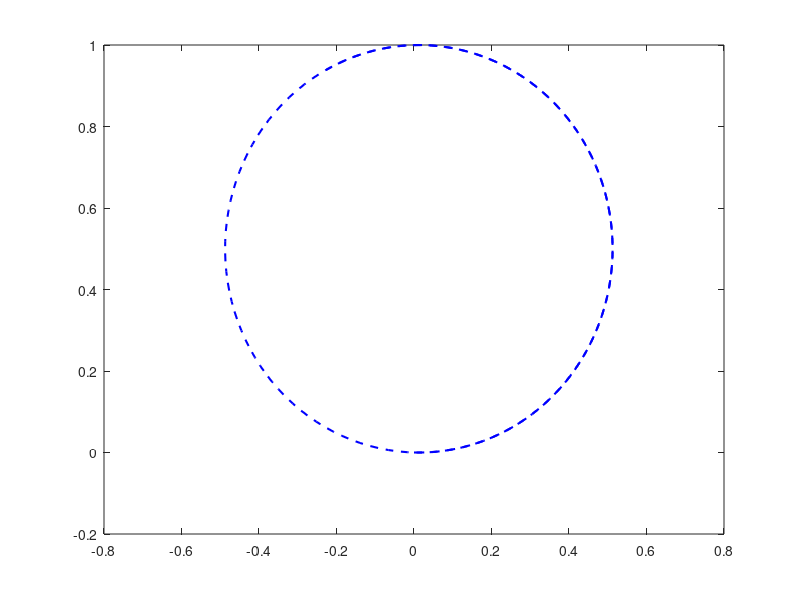

Write the MATLAB code that produced this figure. (Note: this script raises an error after producing the figure.)
%% Starting control with ADRC dynamic controller
clear
clc
N = 200;                 % Number of Iterations
T = 0.1;                 % Sampling time (sec.)

Vr = 0.25;               % Reference Linear velocity (m/s)
Wr = 0.5;                % Reference Angular velocity (rad/s)

% Initialize reference trajectory
xr = zeros(1, N);
yr = zeros(1, N);
theta_r = zeros(1, N);

% Initial conditions for reference
xr(1) = 0;
yr(1) = 0;
theta_r(1) = 0;

% Initialize robot measured states
xm = zeros(1, N); 
ym = zeros(1, N); 
theta_m = zeros(1, N);  

xm(1) = 0;
ym(1) = 0.5;   % Start along Y-axis (center of circle)
theta_m(1) = 0;

% Initialize dynamic model states
vm = zeros(1,N);    % actual linear velocity
wm = zeros(1,N);    % actual angular velocity

% Initialize vm_dot, wm_dot
vm_dot = zeros(1,N);
wm_dot = zeros(1,N);

% Control gains for Kinematic Controller & fuzzy T1
kx = 0.9;
ky = 0.9;
kth = 0.8;

kev=2;
kcev=0.1;
kuv=6;

kew=1.9;
kcew=0.1;
kuw=6;

% Save desired velocities
vd = zeros(1,N);
wd = zeros(1,N);

% ESO parameters
w0 = 6;
bo = 12;

% Initialize ESO states (for both linear and angular)
x1_v = 0;    % ESO state 1 for linear velocity
x2_v = 0;    % ESO state 2 for linear velocity (disturbance)

x1_w = 0;    % ESO state 1 for angular velocity
x2_w = 0;    % ESO state 2 for angular velocity (disturbance)

vdd=0;
wdd=0;
dv =0;
dw=0;
e_v_prev = 0;
e_w_prev = 0;


%%TSK FUZZY
% Rule 1: NE with NCE
c11=-0.5; s11u=0.25; s11l=0.15;
c21=-0.5; s21u=0.25; s21l=0.15;
% Rule 2: NE with ZCE
c12=-0.5; s12u=0.25; s12l=0.15;
c22=0; s22u=0.25; s22l=0.15;
% Rule 3: NE with PCE
c13=-0.5; s13u=0.25; s13l=0.15;
c23=0.5; s23u=0.25; s23l=0.15;

% Rule 4: ZE with NCE
c14=0; s14u=0.25; s14l=0.15;
c24=-0.5; s24u=0.25; s24l=0.15;
% Rule 5: ZE with ZCE
c15=0; s15u=0.25; s15l=0.15;
c25=0; s25u=0.25; s25l=0.15;
% Rule 6: ZE with PCE
c16=0; s16u=0.25; s16l=0.15;
c26=0.5; s26u=0.25; s26l=0.15;

% Rule 7: PE with NCE
c17=0.5; s17u=0.25; s17l=0.15;
c27=-0.5; s27u=0.25; s27l=0.15;
% Rule 8: PE with ZCE
c18=0.5; s18u=0.25; s18l=0.15;
c28=0; s28u=0.25; s28l=0.15;
% Rule 9: PE with PCE
c19=0.5; s19u=0.25; s19l=0.15;
c29=0.5; s29u=0.25; s29l=0.15;

% Parmeters of Rule Consequents (You can chose theses values between [0, 1]
a11=0.1; a21=0.9;
a12=1.5; a22=0.01; % changed a15 from 1 to 1.5  for step dis output
a13=0.5; a23=0.5;
a14=0.5; a24=1;
a15=0.9; a25=0.9; % changed a15 from 0.3 to 0.9  for step dis output
a16=0.2; a26=1;
a17=0.9; a27=0.9;
a18=1; a28=0;
a19=0.8; a29=0.2;


%% Parameters for dynamic model
k1 = 0.24089;
k2 = 0.2424;
k3 = -0.00093603;
k4 = 0.99629;
k5 = -0.0057256;
k6 = 1;

%% MAIN LOOP
for k = 2:N
    % Circle Change From 
    % if k==160
    % Wr=0.4;
    % end
    %% -------- Generate Reference Trajectory --------
    theta = theta_r(k-1);      % current reference orientation
    
    dx = cos(theta) * Vr * T;    % delta x
    dy = sin(theta) * Vr * T;    % delta y
    d_theta = Wr * T;            % delta theta
    
    xr(k) = xr(k-1) + dx;        
    yr(k) = yr(k-1) + dy;        
    theta_r(k) = theta_r(k-1) + d_theta;   
    theta_r(k) = atan2(sin(theta_r(k)), cos(theta_r(k)));
    %% -------- Kinematic Controller to compute vd, wd --------
    % Tracking error in robot frame
    ex = ( (xr(k) - xm(k-1)) * cos(theta_m(k-1)) ) + ( (yr(k) - ym(k-1)) * sin(theta_m(k-1)) );
    ey = -( (xr(k) - xm(k-1)) * sin(theta_m(k-1)) ) + ( (yr(k) - ym(k-1)) * cos(theta_m(k-1)) );
    etheta = theta_r(k) - theta_m(k-1);
    EX(k)=xr(k)- xm(k-1);
    EY(k)=yr(k) - ym(k-1);
    ETH(k)=theta_r(k) - theta_m(k-1);

    EX2(k) = ex^2;
    EY2(k) = ey^2;
    % Normalize etheta
    etheta = atan2(sin(etheta), cos(etheta));
    
    % Compute desired linear and angular velocities
    vd(k) = (kx * ex) + (Vr * cos(etheta));
    wd(k) = (ky * Vr * ey) + Wr + (kth * sin(etheta));
    
     %% =============== FLC for Linear ==================================
    ev=vd(k)-vm(k-1);
    cev= ev-e_v_prev;

    e_v= kev*ev;
    ce_v= kcev*cev;

    % Fuzzification and Rules
% Upper Rules
r1u=(exp(-0.5*((e_v-c11)/s11u)^2))*(exp(-0.5*((ce_v-c21)/s21u)^2));
r2u=(exp(-0.5*((e_v-c12)/s12u)^2))*(exp(-0.5*((ce_v-c22)/s22u)^2));
r3u=(exp(-0.5*((e_v-c13)/s13u)^2))*(exp(-0.5*((ce_v-c23)/s23u)^2));
r4u=(exp(-0.5*((e_v-c14)/s14u)^2))*(exp(-0.5*((ce_v-c24)/s24u)^2));
r5u=(exp(-0.5*((e_v-c15)/s15u)^2))*(exp(-0.5*((ce_v-c25)/s25u)^2));
r6u=(exp(-0.5*((e_v-c16)/s16u)^2))*(exp(-0.5*((ce_v-c26)/s26u)^2));
r7u=(exp(-0.5*((e_v-c17)/s17u)^2))*(exp(-0.5*((ce_v-c27)/s27u)^2));
r8u=(exp(-0.5*((e_v-c18)/s18u)^2))*(exp(-0.5*((ce_v-c28)/s28u)^2));
r9u=(exp(-0.5*((e_v-c19)/s19u)^2))*(exp(-0.5*((ce_v-c29)/s29u)^2));
% Lower Rules
r1l=(exp(-0.5*((e_v-c11)/s11l)^2))*(exp(-0.5*((ce_v-c21)/s21l)^2));
r2l=(exp(-0.5*((e_v-c12)/s12l)^2))*(exp(-0.5*((ce_v-c22)/s22l)^2));
r3l=(exp(-0.5*((e_v-c13)/s13l)^2))*(exp(-0.5*((ce_v-c23)/s23l)^2));
r4l=(exp(-0.5*((e_v-c14)/s14l)^2))*(exp(-0.5*((ce_v-c24)/s24l)^2));
r5l=(exp(-0.5*((e_v-c15)/s15l)^2))*(exp(-0.5*((ce_v-c25)/s25l)^2));
r6l=(exp(-0.5*((e_v-c16)/s16l)^2))*(exp(-0.5*((ce_v-c26)/s26l)^2));
r7l=(exp(-0.5*((e_v-c17)/s17l)^2))*(exp(-0.5*((ce_v-c27)/s27l)^2));
r8l=(exp(-0.5*((e_v-c18)/s18l)^2))*(exp(-0.5*((ce_v-c28)/s28l)^2));
r9l=(exp(-0.5*((e_v-c19)/s19l)^2))*(exp(-0.5*((ce_v-c29)/s29l)^2));
% Defuzzification
du1=a11*e_v+a21*ce_v;
du2=a12*e_v+a22*ce_v;
du3=a13*e_v+a23*ce_v;
du4=a14*e_v+a24*ce_v;
du5=a15*e_v+a25*ce_v;
du6=a16*e_v+a26*ce_v;
du7=a17*e_v+a27*ce_v;
du8=a18*e_v+a28*ce_v;
du9=a19*e_v+a29*ce_v;
denU=r1u+r2u+r3u+r4u+r5u+r6u+r7u+r8u+r9u;
denL=r1l+r2l+r3l+r4l+r5l+r6l+r7l+r8l+r9l;
numU=du1*r1u+du2*r2u+du3*r3u+du4*r4u+du5*r5u+du6*r6u+du7*r7u+du8*r8u+du9*r9u;
numL=du1*r1l+du2*r2l+du3*r3l+du4*r4l+du5*r5l+du6*r6l+du7*r7l+du8*r8l+du9*r9l;

if denU == 0
    dUV=0;
else
    dUV=numU/denU;  
end
if denL == 0
    dLV=0;
else
    dLV=numL/denL;  
end

u0_v=kuv*(dUV+dLV)*0.5;

   %% -------- ADRC for Linear Velocity Control --------
    
    % ESO Update (Linear velocity)
    e_eso_v = x1_v - vm(k-1);
    dx1_v = x2_v + (bo * vdd) - (2*w0)*e_eso_v;    % u=0 temporary
    dx2_v = -(w0^2) * e_eso_v;
    
    x1_v = x1_v + dx1_v * T;
    x2_v = x2_v + dx2_v * T;
    
    % Final control input for dynamic model
    vdd = 0.083 * (u0_v - x2_v);

    e_v_prev = ev;   % update for next iteration
    
     %% =============== FLC for Angular ==================================
    ew=wd(k)-wm(k-1);
    cew=ew-e_w_prev;
    
    e_w= kew*ew;
    ce_w= kcew*cew;
    
       % Fuzzification and Rules
% Upper Rules
r1u=(exp(-0.5*((e_w-c11)/s11u)^2))*(exp(-0.5*((ce_w-c21)/s21u)^2));
r2u=(exp(-0.5*((e_w-c12)/s12u)^2))*(exp(-0.5*((ce_w-c22)/s22u)^2));
r3u=(exp(-0.5*((e_w-c13)/s13u)^2))*(exp(-0.5*((ce_w-c23)/s23u)^2));
r4u=(exp(-0.5*((e_w-c14)/s14u)^2))*(exp(-0.5*((ce_w-c24)/s24u)^2));
r5u=(exp(-0.5*((e_w-c15)/s15u)^2))*(exp(-0.5*((ce_w-c25)/s25u)^2));
r6u=(exp(-0.5*((e_w-c16)/s16u)^2))*(exp(-0.5*((ce_w-c26)/s26u)^2));
r7u=(exp(-0.5*((e_w-c17)/s17u)^2))*(exp(-0.5*((ce_w-c27)/s27u)^2));
r8u=(exp(-0.5*((e_w-c18)/s18u)^2))*(exp(-0.5*((ce_w-c28)/s28u)^2));
r9u=(exp(-0.5*((e_w-c19)/s19u)^2))*(exp(-0.5*((ce_w-c29)/s29u)^2));
% Lower Rules
r1l=(exp(-0.5*((e_w-c11)/s11l)^2))*(exp(-0.5*((ce_w-c21)/s21l)^2));
r2l=(exp(-0.5*((e_w-c12)/s12l)^2))*(exp(-0.5*((ce_w-c22)/s22l)^2));
r3l=(exp(-0.5*((e_w-c13)/s13l)^2))*(exp(-0.5*((ce_w-c23)/s23l)^2));
r4l=(exp(-0.5*((e_w-c14)/s14l)^2))*(exp(-0.5*((ce_w-c24)/s24l)^2));
r5l=(exp(-0.5*((e_w-c15)/s15l)^2))*(exp(-0.5*((ce_w-c25)/s25l)^2));
r6l=(exp(-0.5*((e_w-c16)/s16l)^2))*(exp(-0.5*((ce_w-c26)/s26l)^2));
r7l=(exp(-0.5*((e_w-c17)/s17l)^2))*(exp(-0.5*((ce_w-c27)/s27l)^2));
r8l=(exp(-0.5*((e_w-c18)/s18l)^2))*(exp(-0.5*((ce_w-c28)/s28l)^2));
r9l=(exp(-0.5*((e_w-c19)/s19l)^2))*(exp(-0.5*((ce_w-c29)/s29l)^2));

% Defuzzification
du1=a11*e_w+a21*ce_w;
du2=a12*e_w+a22*ce_w;
du3=a13*e_w+a23*ce_w;
du4=a14*e_w+a24*ce_w;
du5=a15*e_w+a25*ce_w;
du6=a16*e_w+a26*ce_w;
du7=a17*e_w+a27*ce_w;
du8=a18*e_w+a28*ce_w;
du9=a19*e_w+a29*ce_w;
denU=r1u+r2u+r3u+r4u+r5u+r6u+r7u+r8u+r9u;
denL=r1l+r2l+r3l+r4l+r5l+r6l+r7l+r8l+r9l;
numU=du1*r1u+du2*r2u+du3*r3u+du4*r4u+du5*r5u+du6*r6u+du7*r7u+du8*r8u+du9*r9u;
numL=du1*r1l+du2*r2l+du3*r3l+du4*r4l+du5*r5l+du6*r6l+du7*r7l+du8*r8l+du9*r9l;

if denU == 0
    dUW=0;
else
    dUW=numU/denU;  
end

if denL == 0
    dLW=0;
else
    dLW=numL/denL;  
end
u0_w=kuw*(dUW+dLW)*0.5;

  %% -------- ADRC for Angular Velocity Control (wd -> wm) --------
    
    % ESO Update (Angular velocity)
    e_eso_w = x1_w - wm(k-1);
    dx1_w = x2_w + (bo * wdd) - (2*w0)*e_eso_w;
    dx2_w = -(w0^2) * e_eso_w;
    
    x1_w = x1_w + dx1_w * T;
    x2_w = x2_w + dx2_w * T;
    
    % Final control input for dynamic model
    wdd = 0.083 * (u0_w - x2_w);
    
    e_w_prev = ew;
    
    %% -------- Dynamic model --------
    vc= vdd;
    wc=wdd;
     % if k>=80
     %     vc = vc + 0.9;   
     %     wc = wc + 0.9;
     % end
      if k>=80
          dv = 3.9;
          dw = 3.9;
     end
     % if k>=110 && k<=190
     %      vc = vc + 0.6 * sin(0.3*pi*k*T) + 0.6 * cos(0.3*pi*k*T);   
     %      wc = wc + 0.6 * sin(0.3*pi*k*T) + 0.6 * sin(0.3*pi*k*T);
     %  end
     % 
     % if k>=110 && k<=190
     %     dv = 2.5 * sin(0.3*pi*k*T) + 2.5 * cos(0.3*pi*k*T);
     %     dw = 2.5 * sin(0.3*pi*k*T) + 2.5 * sin(0.3*pi*k*T);
     % end



    
    vm_dot(k) = ( (k3/k1) * (wm(k-1)^2) ) - ( (k4/k1) * vm(k-1) ) + (vc/k1) + dv;
    wm_dot(k) = - ( (k5/k2) * (vm(k-1)*wm(k-1)) ) - ( (k6/k2) * wm(k-1) ) + (wc/k2) + dw;
    
    % Integrate to update vm and wm
    vm(k) = vm(k-1) + vm_dot(k) * T;
    wm(k) = wm(k-1) + wm_dot(k) * T;
    
    %% -------- Update robot position --------
    % Robot motion
    dxm = vm(k) * cos(theta_m(k-1)) * T;
    dym = vm(k) * sin(theta_m(k-1)) * T;
    
    xm(k) = xm(k-1) + dxm;
    ym(k) = ym(k-1) + dym;
    theta_m(k) = theta_m(k-1) + wm(k) * T;
    
    % Normalize theta_m
    theta_m(k) = atan2(sin(theta_m(k)), cos(theta_m(k)));
    MAEALL(k)=sum(abs(EX)+abs(EY))/k;
end

%% -------- Plot results --------
%% -------- Plot results -------

outputFolder = 'figures';  % You can change this to any directory you like

% Create the folder if it doesn't exist
if ~exist(outputFolder, 'dir')
    mkdir(outputFolder);
end


% 1. Desired vs Actual Trajectory
figure;
plot(xr, yr, 'b--', 'LineWidth', 1.5); hold on;
plot(xm, ym, 'K-', 'LineWidth', 1.5);
xlabel('X position (m)');
ylabel('Y position (m)');
legend('Reference Trajectory','ADRC-IT2TSKFPD');
axis equal;
grid on;
savefig(fullfile(outputFolder, 'traj_TSK.fig'));

% 2. Desired vs Actual Linear Velocity
figure;
plot((0:N-1)*T, vd, 'b--', 'LineWidth', 2); hold on;
plot((0:N-1)*T, vm, 'k-', 'LineWidth', 2);
ylabel('Linear Velocity (m/s)');
xlabel('Time (s)');
title('Desired vs Actual Linear Velocity');
legend('vd','vm');
grid on;
savefig(fullfile(outputFolder, 'LinearVelocity_tsk.fig'));

% 3. Desired vs Actual Angular Velocity
figure;
plot((0:N-1)*T, wd, 'b--', 'LineWidth', 2); hold on;
plot((0:N-1)*T, wm, 'k-', 'LineWidth', 2);
ylabel('Angular Velocity (rad/s)');
xlabel('Time (s)');
title('Desired vs Actual Angular Velocity');
legend('wd','wm');
grid on;
savefig(fullfile(outputFolder, 'AngularVelocity_tsk.fig'));


% 6. X-axis Position: Reference vs Actual
figure;
plot((0:N-1)*T, xr, 'b--', 'LineWidth', 2); hold on;
plot((0:N-1)*T, xm, 'k-', 'LineWidth', 2);
xlabel('Time (s)');
ylabel('X Position (m)');
title('X-axis: Reference vs Actual');
legend('X_{ref}', 'ADRC-T1FPD');
grid on;
%savefig(fullfile(outputFolder, 'X_Position_t1.fig'));
% 7. Y-axis Position: Reference vs Actual
figure;
plot((0:N-1)*T, yr, 'b--', 'LineWidth', 2); hold on;
plot((0:N-1)*T, ym, 'k-', 'LineWidth', 2);
xlabel('Time (s)');
ylabel('Y Position (m)');
title('Y-axis: Reference vs Actual');
legend('Y_{ref}', 'ADRC-IT2FPD');
grid on;
%savefig(fullfile(outputFolder, 'Y_Position_t1.fig'));
% 4. Desired vs Actual Theta (Orientation)
figure;
plot((0:N-1)*T, theta_r, 'b--', 'LineWidth', 2); hold on;
plot((0:N-1)*T, theta_m, 'k-', 'LineWidth', 2);
ylabel('Orientation \theta (rad)');
xlabel('Time (s)');
title('Desired vs Actual Orientation \theta');
legend('\theta_{ref}','Proposed Controller');
grid on;
%savefig(fullfile(outputFolder, 'ThetaOrientation_t1.fig'));

% 5. MAE Error Over Time

k=2:N;
t=0.1*k;
figure;
plot(t, MAEALL(k), 'k-', 'LineWidth', 2);
xlabel('Time (s)');
ylabel('Absolute Position Error (m)');
legend('ADRC-IT2TSKFPD');
grid on;
% savefig(fullfile(outputFolder, 'MAE_PositionError_tsk.fig'));


% MAE and RMSE
% MAE and RMSE
RMSE  = sqrt(sum((EX2)+ (EY2))/N);
MAE = MAEALL(N);  % Overall MAE (optional average over dimensions)

% Display results
fprintf('--- Error Metrics ---\n');
fprintf('RMSE = %.4f m\n', RMSE);
fprintf('MAE  = %.4f m\n', MAE);